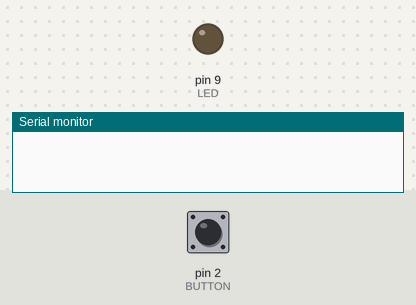
Simulated run of this sketch. Board: Arduino Uno, built with avr-gcc and run on an emulated ATmega328P. Shown: output pins drawn as LEDs (lit = HIGH), the last lines printed to the serial monitor. Inputs (shaded band) come from the test bench; at power-on: pin 2 (BUTTON) HIGH.

Above: at 1.2 s.
1.3 s: pin 2 (BUTTON) pulled LOW for 0.15 s
At 1.8 s:
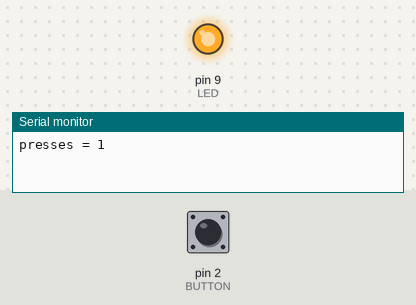
2.9 s: pin 2 (BUTTON) pulled LOW for 1 s
At 4.2 s:
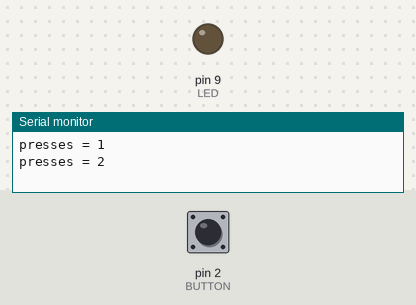
5.4 s: pin 2 (BUTTON) pulled LOW for 3.2 s
At 6.2 s:
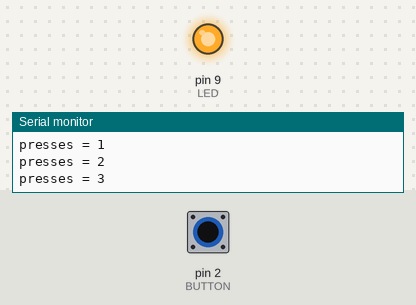
Timing chart, 0 to 8.4 s (numbered marks = the images above; inputs shaded):
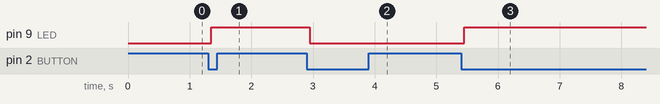

Measured:
- after the input at 1.3 s, pin 9 (LED): LOW → HIGH after 0.05 s
- after the input at 2.9 s, pin 9 (LED): HIGH → LOW after 0.05 s
- after the input at 5.4 s, pin 9 (LED): LOW → HIGH after 0.05 s

The sketch:

3-2.ino
```cpp
const int LED = 9;
const int BUTTON = 2;

bool ledState = false;

bool currentReading = HIGH;
bool lastReading = HIGH;
bool stableState = HIGH;

unsigned long lastDebounceTime = 0;
const unsigned long DEBOUNCE_MS = 50;

unsigned int pressCount = 0;

void setup() {
  pinMode(LED, OUTPUT);
  pinMode(BUTTON, INPUT_PULLUP);
  Serial.begin(9600);
}

void loop() {
  currentReading = digitalRead(BUTTON);

  if (currentReading != lastReading) {
    lastDebounceTime = millis();
  }

  if (millis() - lastDebounceTime > DEBOUNCE_MS) {
    if (currentReading != stableState) {
      stableState = currentReading;

      if (stableState == LOW) {
        ledState = !ledState;
        digitalWrite(LED, ledState);
        pressCount++;
        Serial.print("presses = ");
        Serial.println(pressCount);
      }
    }
  }

  lastReading = currentReading;
}
```
